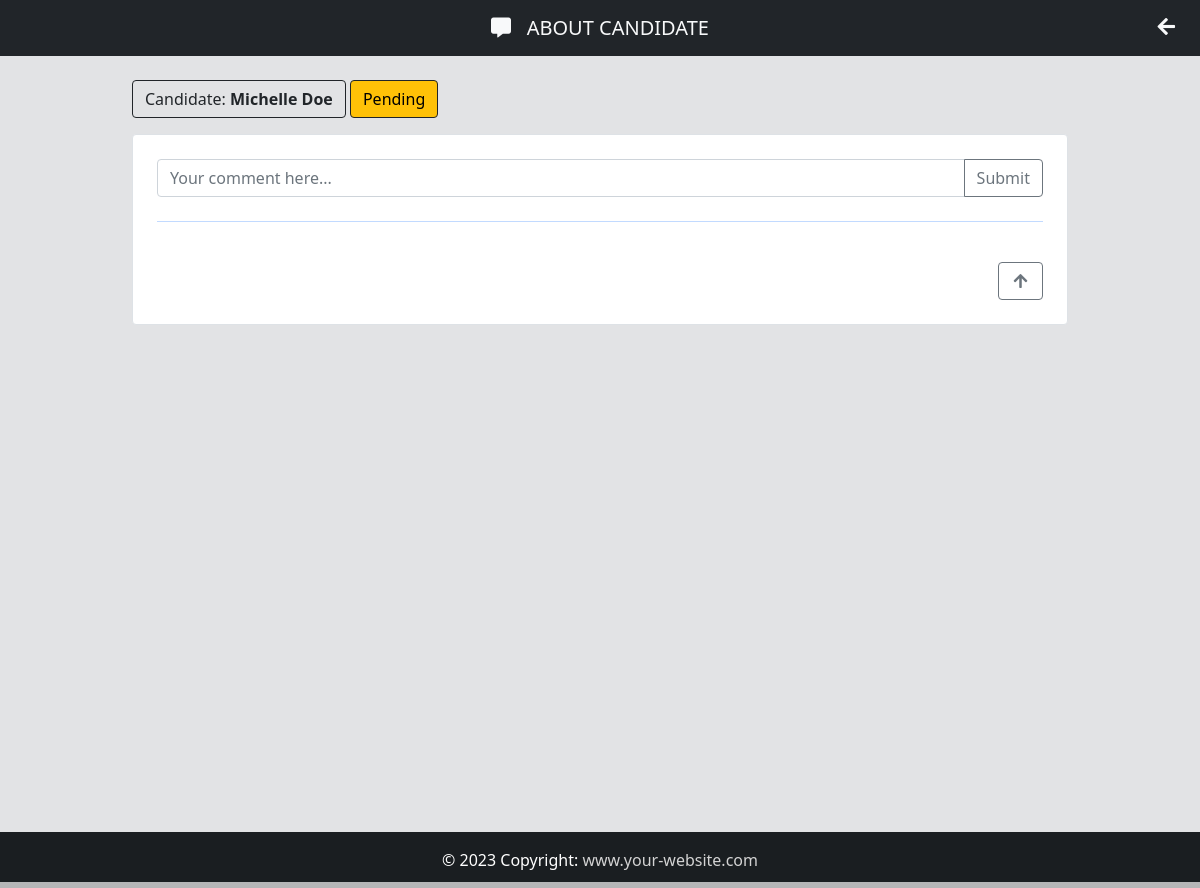
Page /chat_candidate/19/ (signed in) on the committed database.
### App/models.py (models this page shows, shortened)
class Candidate(models.Model):
    firstname = models.CharField(max_length=50)
    lastname = models.CharField(max_length=50)
    job = models.CharField(max_length=5, verbose_name="Job Code")
    birth = models.DateField(
        auto_now=False, auto_now_add=False, verbose_name="Birthday"
    )
    phone = models.CharField(max_length=25)
    personality = models.CharField(max_length=50, null=True, choices=PERSONALITY)
    salary = models.CharField(max_length=50, verbose_name="Salary expectation")
    gender = models.CharField(max_length=10)
    experience = models.BooleanField(null=True)
    smoker = models.CharField(max_length=10, choices=SMOKER, default="")
    email = models.EmailField(max_length=50)
    message = models.TextField(verbose_name="Presentation")
    file = models.FileField(upload_to="resume", blank=True, verbose_name="Resume")
    image = models.ImageField(upload_to="photo", blank=True, verbose_name="Photo")
    created_at = models.DateTimeField(auto_now_add=True)
    situation = models.CharField(
        max_length=50, null=True, choices=SITUATION, default="Pending"
    )
    company_note = models.TextField(blank=True)
    frameworks = MultiSelectField(choices=FRAMEWORKS, max_length=50)
    languages = MultiSelectField(choices=LANGUAGES, max_length=50)
    databases = MultiSelectField(choices=DATABASES, max_length=50)
    libraries = MultiSelectField(choices=LIBRARIES, max_length=50)
    mobile = MultiSelectField(choices=MOBILE, max_length=50)
    others = MultiSelectField(choices=OTHERS, max_length=50)
    institution = models.CharField(max_length=50)
    course = models.CharField(max_length=50)
    started_course = models.DateField(auto_now_add=False)
    finished_course = models.DateField(blank=True, null=True, auto_now_add=False)
    about_course = models.TextField()
    status_course = models.CharField(max_length=50, null=True, choices=STATUS_COURSE)
    company = models.CharField(max_length=50)
    position = models.CharField(max_length=50)
    started_job = models.DateField(blank=True, null=True, auto_now_add=False)
    finished_job = models.DateField(blank=True, null=True, auto_now_add=False)
    about_job = models.TextField()
    employed = models.BooleanField(null=True, verbose_name="I am employed")
    remote = models.BooleanField(null=True, verbose_name="I agree to work remotely")
    travel = models.BooleanField(null=True, verbose_name="I'm available for travel")

### App/views.py (the view)
# urls.py: path("chat_candidate/<int:id>/", views.chat_candidate, name="chat_candidate"),
@login_required(login_url="login")
@cache_control(no_cache=True, must_revalidate=True, no_store=True)
def chat_candidate(request, id):
    candidate = Candidate.objects.get(pk=id)
    chat_candidate = Chat_candidate.objects.all().order_by("-dt")
    list_users = User.objects.all()
    form = Chat_candidateForm(request.POST or None)
    if form.is_valid():
        form.save()
        return redirect("chat_candidate", id=candidate.id)
    context = {
        "form": form,
        "chat_candidate": chat_candidate,
        "list_users": list_users,
        "candidate": candidate,
    }
    return render(request, "chat_candidate.html", context)

### App/forms.py
class Chat_candidateForm(forms.ModelForm):
    class Meta:
        model = Chat_candidate
        fields = "__all__"

### App/templates/chat_candidate.html (shortened to what this page needs)
{% extends 'base.html' %}
    {% block nav-content %}
    <a href="" class="navbar-brand flex-grow-1 text-center text-light to_center">
        <i class="fas fa-comment-alt"></i>&nbsp;&nbsp; ABOUT CANDIDATE
    </a>
    {% include 'partials/back.html' %}
    {% endblock nav-content %}
    {% block footer %} style="color: #d3d3d3" {% endblock footer %}
    {% block content %}
    <div class="container mb-3 mt-4" id="chat-data">
        <button class="btn btn-ligh border-dark" style="cursor: default;">
            Candidate: <strong>{{ candidate.firstname }} {{ candidate.lastname }}</strong>
        </button>
        <button
            class="border-dark btn {% if candidate.situation == 'Pending' %} btn-warning {% elif candidate.situation == 'Approved' %} btn-success {% else %} btn-danger {% endif %}"
            style="cursor: default;">
            {{ candidate.situation }}
        </button>
    </div>
    <div class="container mt-3 mb-5 card-chat">
        <div class="card border p-4" id="top">
            <form method="POST">
                <div class="input-group mb-4">
                    <input type="text" name="chat" class="form-control" placeholder="Your comment here...">
                    <button class="btn btn-outline-secondary" type="submit">Submit</button>
                </div>
                <hr class="text-primary border-5">
            </form>
            {% include 'partials/go_up.html' %}
        </div>
    </div>
    {% endblock content %}

### App/static/css/style.css (style rules this page uses)
html, body { height: 100%; margin: 0; max-width: 100%; }
#chat-data { width: 80%; }
.card-chat { width: 80%; font: 14px; overflow-y: auto; height: 700px; scroll-behavior: smooth; }
a { text-decoration: none; }
.to_center { left: 50%; transform: translateX(-50%); position: relative; }

### App/templates/chat_candidate.html (style rules this page uses)
body { background-color: #e2e3e5; }

### rows in the picture
Candidate: firstname "Michelle", lastname "Doe", situation "Pending"
